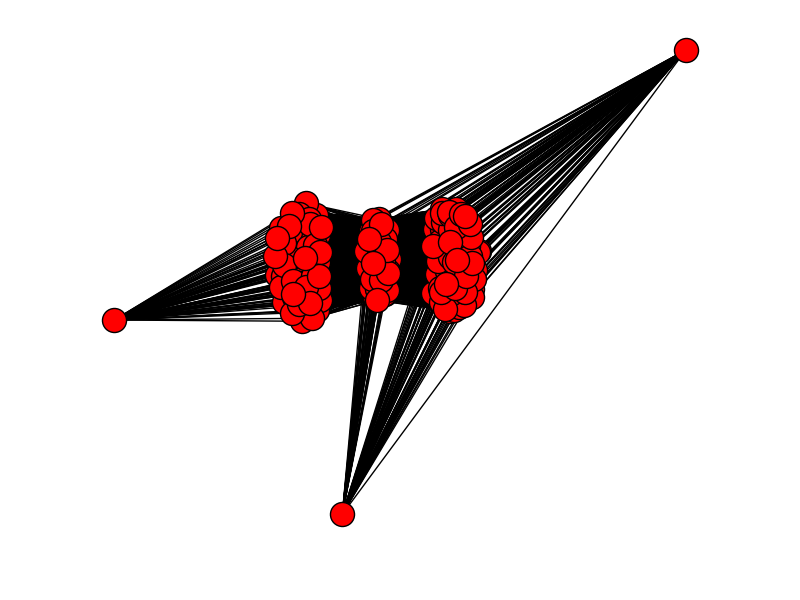
#> input picture STEP1/p.png, 800 x 600 px
$ python -i allpair_shortest15.py   (imports and definitions only)
#> lines starting #> are read from the running program, lines starting #| are printed output that depends on the picture
from collections import defaultdict
import io,json
import csv
import os
import time
import networkx as nx
import matplotlib.pyplot as plt
from numpy import inf
import math

def getSet(filename):
	"""
		Get elements from file
	"""
	d = dict()
	filer = open(filename,'r')
	text = filer.read()
	data = text.split("\n")
	#print(data)
	for each in data:
		if len(each.split("\t"))<2:
			continue
		node = each.split("\t")[0]
		label = each.split("\t")[1]
		d[node] = label

	return d


def makeGraph(filename,G):
	"""
		populate graph G
	"""
	l = list()
	filer = open(filename,'r')
	text = filer.read()
	data = text.split("\n")
	#print(data)
	y = 0
	for each in data:

		y+= 1										#
		if(y%100000)==0:							#
			print(y)								# speed check
		x = each.split("\t")
		if len(each.split("\t"))<3:
			continue
		#print x[0],"--",x[1]," > ",x[2]
		G.add_edge(x[0],x[1],weight=1)#float(x[2]))

	# [4 lines of commented-out code are left out]

def allshorts(i):
	"""
		run all pair shortest path using Floyd Warshall algorithm
	"""
	G = nx.Graph()
	S = getSet("part"+str(i)+"/seeds.txt")
	#Matrix = [[0 for x in range(len(S))] for y in range(G.number_of_edges())] # placeholder for o/p
	r = defaultdict(lambda : dict())

	makeGraph("part"+str(i)+"/input_graph.txt",G)
	f = nx.floyd_warshall(G)

	for each in f:
		#print "Node ---- ",each," +++"
		for every in f[each]:
			if every in S:
				#print every,f[each][every]
				#Matrix[int(every[1:])][int(each[1:])] = f[each][every]
				r[each][every]=f[each][every]

		#print f[each]
		outStr = "\n"

	for each in r:
		for every in r[each]:
			outStr +=  ","+every
		break
	outStr += ",Average"
	for each in r:
		outStr += "\n"+each
		sumD = 0
		num = 0
		for every in r[each]:
			outStr += ","+str(r[each][every])

			if r[each][every] != inf:#math.inf:
			# no point considering non joint set
				sumD += r[each][every]
				if every!=each:# d = 0  here so ignore
					num += 1

		if num!=0:
			outStr += ","+str(int(1000*sumD/num)/1000.0)
		else:
			outStr += ",oo" #infinity
	outStr += "\n"
	outfile = "../results/shortest_path_part"+str(i)+"_.csv"
	with open(outfile,'w') as csvfile:
		#writer = csv.writer(csvfile , delimiter = ',')
		csvfile.write(outStr)


# [8 lines not run here, left out]

>>> import cv2
>>> picture = cv2.imread('p.png', cv2.IMREAD_GRAYSCALE)
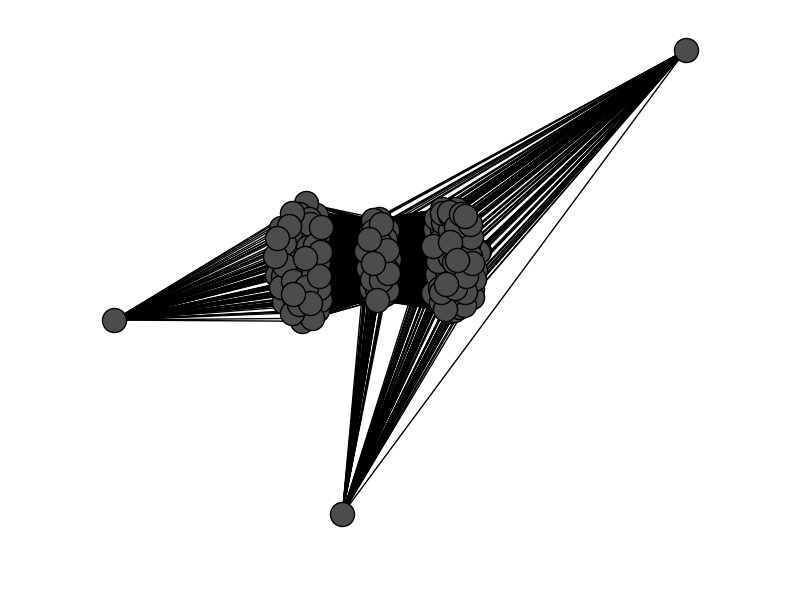
#> picture: shape (600, 800); min 0, max 255, mean 229.6
#> (the run stopped early here; a loop or call above may not have finished)
